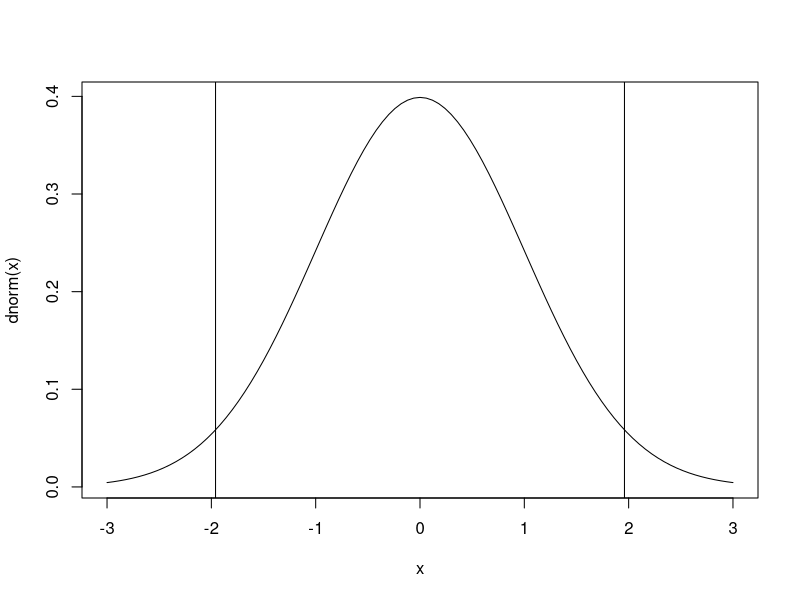

Recreate this plot in R.
## ---- chunk 1
心理学テスト <- c(13,14,7,12,10,6,8,15,4,14,9,6,10,12,5,12,8,8,12,15)
Z統計量 <- (mean(心理学テスト)-12) / sqrt(10/length(心理学テスト))
Z統計量
## ---- chunk 2
qnorm(0.025)
qnorm(0.025,lower.tail=FALSE)
## ---- chunk 3
curve(dnorm(x),-3,3)
abline(v=qnorm(0.025))
abline(v=qnorm(0.975))
## ---- chunk 4
2*pnorm(2.828427,lower.tail=FALSE)
## ---- chunk 5
t統計量 <- (mean(心理学テスト)-12) / sqrt(var(心理学テスト)/length(心理学テスト))
t統計量
## ---- chunk 6
2*pt(2.616648,19,lower.tail=FALSE)
## ---- chunk 7
t.test(心理学テスト,mu=12)
## ---- chunk 8

統計テスト1 <- c(6,10,6,10,5,3,5,9,3,3,11,6,11,9,7,5,8,7,7,9)
統計テスト2 <- c(10,13,8,15,8,6,9,10,7,3,18,14,18,11,12,5,7,12,7,7)
## ---- chunk 9
標本相関 <- cor(統計テスト1, 統計テスト2)
サンプルサイズ <- length(統計テスト1)
t統計量 <- 標本相関*sqrt(サンプルサイズ-2) / sqrt(1-標本相関^2)
t統計量
## ---- chunk 10
2*pt(4.805707,18,lower.tail=FALSE)
## ---- chunk 11
数学 <- c("嫌い","嫌い","好き","好き","嫌い","嫌い","嫌い","嫌い","嫌い","好き","好き","嫌い","好き","嫌い","嫌い","好き","嫌い","嫌い","嫌い","嫌い")
統計 <- c("好き","好き","好き","好き","嫌い","嫌い","嫌い","嫌い","嫌い","嫌い","好き","好き","好き","嫌い","好き","嫌い","嫌い","嫌い","嫌い","嫌い")
table(数学,統計)
## ---- chunk 12
期待度数 <- c(12*14/20, 12*6/20, 8*14/20, 8*6/20)
観測度数 <- c(10,2,4,4)
カイ二乗 <- sum((観測度数-期待度数)^2/期待度数)
カイ二乗
## ---- chunk 13
pchisq(2.539683,1,lower.tail=FALSE)
## ---- chunk 14
履修A <- matrix(c(16,12,4,8),2,2,
                dimnames=list(c("文系","理系"),c("履修した", "履修しない")))
履修A
## ---- chunk 15
chisq.test(履修A,correct=FALSE)
## ---- chunk 16
履修B <- 履修A * 10
履修B
chisq.test(履修B,correct=FALSE)
## ---- chunk 17
height <- c(165,150,170,168,159,170,167,178,155,159,
            161,162,166,171,155,160,168,172,155,167)
t.test(height, mu = 170)
## ---- chunk 18
時間 <- c(1,3,10,12,6,3,8,4,1,5)
テスト <- c(20,40,100,80,50,50,70,50,10,60)
## ---- chunk 19
cor.test(時間, テスト)
## ---- chunk 20
cor.test(時間, テスト, method="spearman")
## ---- chunk 21
cor.test(時間, テスト, method="kendall")
## ---- chunk 22
和洋 <- c("洋食","和食","和食","洋食","和食","洋食","洋食","和食","洋食","洋食",
          "和食","洋食","和食","洋食","和食","和食","洋食","洋食","和食","和食")
甘辛 <- c("甘党","辛党","甘党","甘党","辛党","辛党","辛党","辛党","甘党","甘党",
          "甘党","甘党","辛党","辛党","甘党","辛党","辛党","甘党","辛党","辛党")

クロス集計 <- table(和洋, 甘辛)
chisq.test(クロス集計, correct=FALSE)
## ---- chunk 23
国語 <- c(60,40,30,70,55)
社会 <- c(80,25,35,70,50)
cor.test(国語, 社会)
## ---- chunk 24
国語2 <- rep(国語, 2)
社会2 <- rep(社会, 2)
cor.test(国語2, 社会2)
